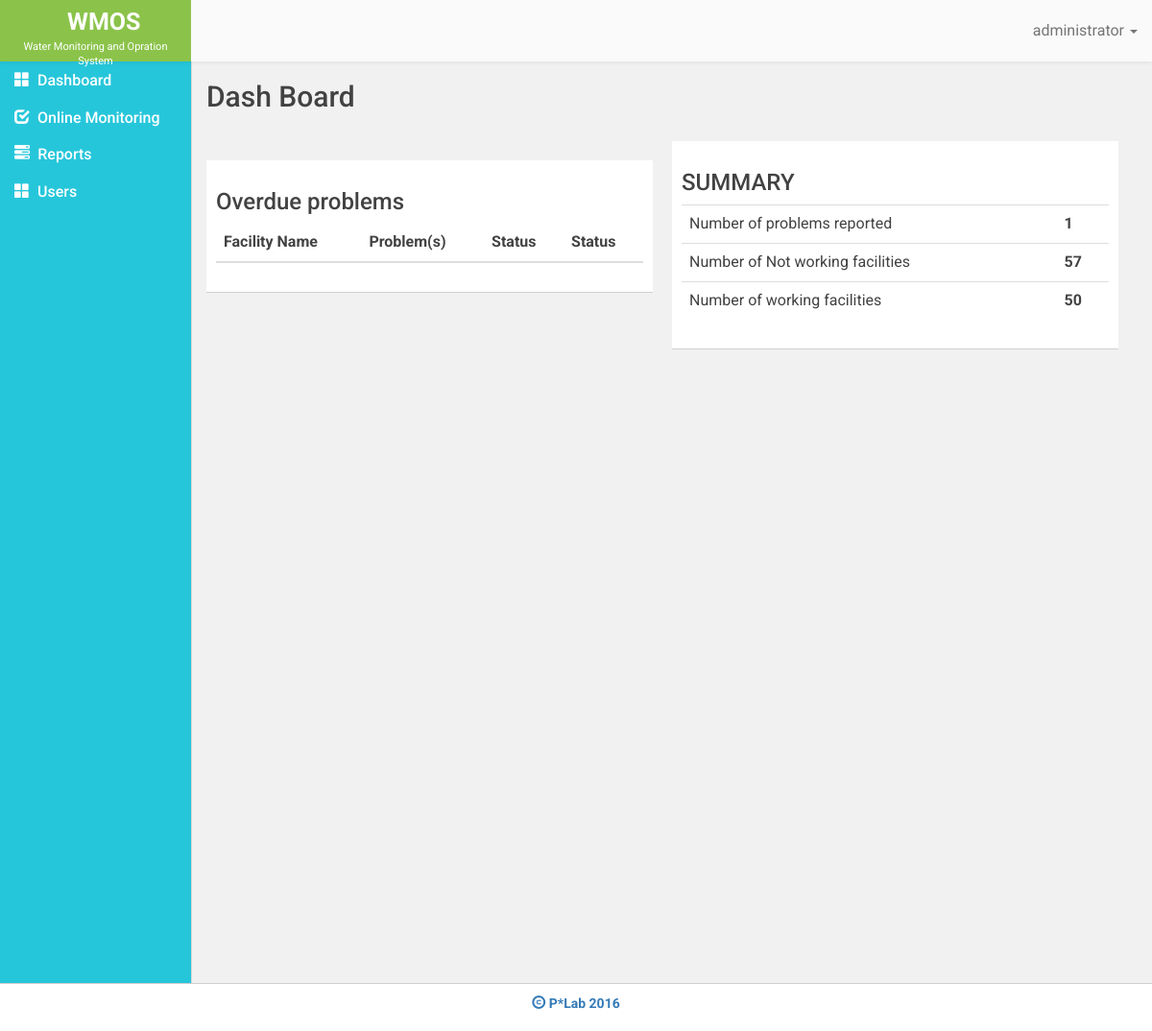
The app's page /index.php (signed in), older data.
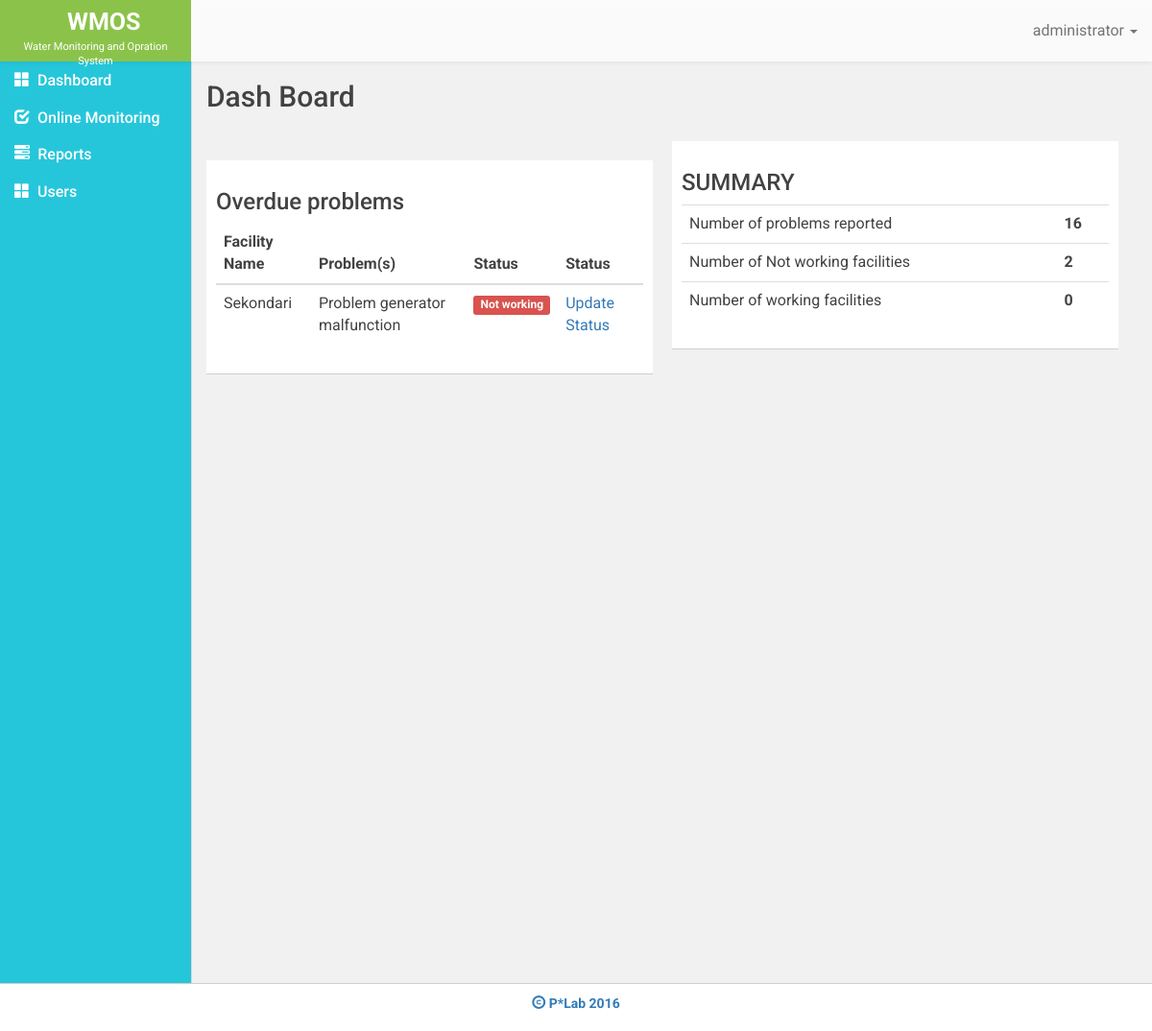
The same page, newer data.
### tables this page shows
CREATE TABLE `faci_problems` (
  `id` int(11) NOT NULL,
  `faci_name` varchar(100) NOT NULL,
  `faci_num` varchar(100) NOT NULL,
  `problems` text NOT NULL,
  `com_name` varchar(100) NOT NULL,
  `status` int(11) NOT NULL,
  `prob_date` timestamp NOT NULL DEFAULT CURRENT_TIMESTAMP ON UPDATE CURRENT_TIMESTAMP
);

### functions/query.func.php (called while the page is built, shortened)
<?php
function countWhere($table,$where,$value){
	global $conn;
	$sql = "SELECT count(*) AS countable FROM $table WHERE $where = '$value'";
	$result = mysqli_query($conn,$sql) or die(mysqli_error($conn));
	$row = mysqli_fetch_assoc($result);
	return $row['countable'];
}
function countAll($table){
	global $conn;
	$sql = "SELECT count(*) AS countable FROM $table";
	$result = mysqli_query($conn,$sql) or die(mysqli_error($conn));
	$row = mysqli_fetch_assoc($result);
	return $row['countable'];
}
 ?>

### index.php (the view, shortened to what this page needs)
<!DOCTYPE html>
<html>
<head>
	<?php
		include "database.php";
		include "functions/query.func.php";
		$f_no_wor=countWhere('faci_status','faci_con',0);
		$f_yes_wor=countWhere('faci_status','faci_con',1);
		$prob_rptd=countAll('faci_problems');
		$sql = "SELECT * FROM faci_problems WHERE status = 0 AND prob_date <= (now() - interval 3 month)";
		$result = mysqli_query($conn,$sql) or die(mysqli_error($conn));
		$data =FALSE;
		while ($row = mysqli_fetch_assoc($result)) {
			$data[] = array(
					'faci_name' 	=> $row['faci_name'],
					'faci_num' 		=> $row['faci_num'],
					'com_name' 		=> $row['com_name'],
					'problems' 		=> $row['problems'],
					'status' 		=> $row['status'],
					'id' 			=> $row['id'],
				);
		}
	?>
	<?php include "includes/_csslinks.php"; ?>
</head>
<body>
	<?php include 'includes/_header.php'; ?>
	<div class= "container-fluid">
		<div class="row" id="page">
			<?php include "includes/_sidebar.php"; ?>
			<div class="col-md-10">
				<h2 class="page-title"> Dash Board</h2>
                <div class="col-md-6">
                    <div class="row dash-row">
                	  <div class="col-md-6d">
	                        <div id="dashboard-box">
	                        	<h3>Overdue problems</h3>
	                        	<table class="table">
				                    <thead>
			                            <tr>
			                                <th>Facility Name</th>
			                                <th>Problem(s)</th>
			                                <th>Status</th>
			                                <th>Status</th>
			                            </tr>
			                        </thead>
			                        <tbody>
			                        	<?php
			                        		if ($data):
				                        		foreach ($data as $key => $value):
			                        	 ?>
				                            <tr>
				                                <td><?php echo $value['faci_name'] == ''? '<span class="label label-info">N/A</span>': $value['faci_name'] ?></td>
				                                <td><?php echo $value['problems'] ?></td>
				                                <td><?php echo $value['status'] == 0 ? ' <span class="label label-danger">Not working</span>':'<span class="label label-success">Working</span>'; ?></td>
				                                <?php echo $_SESSION['role'] == 'user' ? '<td class="hidden">':'<td>' ?>
				                                <a href="edit_facility_status.php?id=<?php echo $value['faci_num'] ?>&prob_id= <?php echo $value['id'] ?>"> Update Status</a></td>
				                            </tr>
			                            <?php   $i++;
												endforeach;
				                           	endif;
			                             ?>
			                        </tbody>
			                    </table>
	                        </div>
	                    </div>
                    </div>
                </div>
                <div class="col-md-6">
	                <div class="row dash-row">
	                    <div id="dashboard-box">
			            	<thead>
			            			<th colspan="2"><h3>SUMMARY </h3></th>
			            		</thead>
			            	<table class="table">
			            		<tbody>
			            			<tr>
			            				<td>Number of problems reported</td>
			            				<td><b><?= $prob_rptd; ?></b></td>
			            			</tr>
			            			<tr>
			            				<td>Number of Not working facilities</td>
			            				<td><b><?= $f_yes_wor; ?></b></td>
			            			</tr>
			            			<tr>
			            				<td>Number of working facilities</td>
			            				<td><b><?= $f_no_wor; ?></b></td>
			            			</tr>
			            		</tbody>
			            	</table>
			            </div>
	                </div>
                </div>
            </div>
        </div>
        <?php include "includes/_footer.php"; ?>
    </div>
<?php include "includes/_jslinks.php"; ?>
</body>
</html>

Row changes from the older to the newer data that the page shows:
now on this page (row edited): faci_problems: faci_name "Sekondari", problems "Problem generator malfunction", status "Not working"
Text that changed along with them:
$prob_rptd: "1" → "16"
$f_yes_wor: "57" → "2"
$f_no_wor: "50" → "0"
